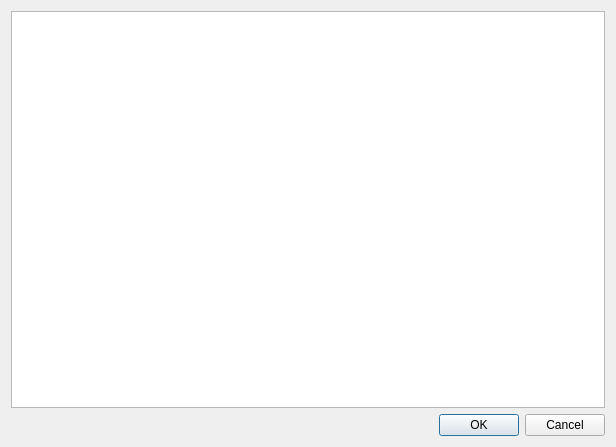
<?xml version="1.0" encoding="UTF-8"?>
<ui version="4.0">
 <class>DescriptionDialog</class>
 <widget class="QDialog" name="DescriptionDialog">
  <property name="geometry">
   <rect>
    <x>0</x>
    <y>0</y>
    <width>616</width>
    <height>447</height>
   </rect>
  </property>
  <property name="windowTitle">
   <string>Edit Description</string>
  </property>
  <layout class="QVBoxLayout" name="verticalLayout">
   <item>
    <widget class="QTextEdit" name="textEdit"/>
   </item>
   <item>
    <widget class="QDialogButtonBox" name="buttonBox">
     <property name="standardButtons">
      <set>QDialogButtonBox::StandardButton::Cancel|QDialogButtonBox::StandardButton::Ok</set>
     </property>
    </widget>
   </item>
  </layout>
 </widget>
 <resources/>
 <connections>
  <connection>
   <sender>buttonBox</sender>
   <signal>accepted()</signal>
   <receiver>DescriptionDialog</receiver>
   <slot>accept()</slot>
   <hints>
    <hint type="sourcelabel">
     <x>20</x>
     <y>20</y>
    </hint>
    <hint type="destinationlabel">
     <x>20</x>
     <y>20</y>
    </hint>
   </hints>
  </connection>
  <connection>
   <sender>buttonBox</sender>
   <signal>rejected()</signal>
   <receiver>DescriptionDialog</receiver>
   <slot>reject()</slot>
   <hints>
    <hint type="sourcelabel">
     <x>20</x>
     <y>20</y>
    </hint>
    <hint type="destinationlabel">
     <x>20</x>
     <y>20</y>
    </hint>
   </hints>
  </connection>
 </connections>
</ui>
